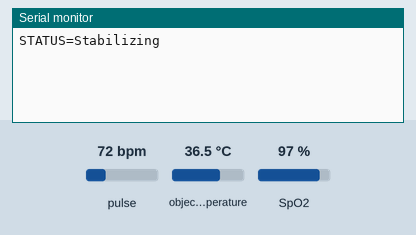
Recording of a sketch running on a simulated ESP32. Shown: the last lines printed to the serial monitor. Inputs (shaded band) come from the test bench; at power-on: object temperature 36.5 °C, SpO2 97 %, pulse 72 bpm. WiFi joins after 1.5 s; servers stay silent unless stated.

Above: at 3.1 s.
3.2 s: object temperature set to 20 °C
At 7.5 s:
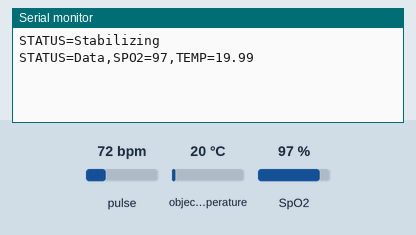
13.7 s: SpO2 set to 80 %
At 14.4 s:
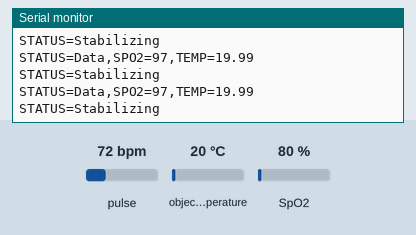
15.2 s: object temperature set to 26 °C
At 18.6 s:
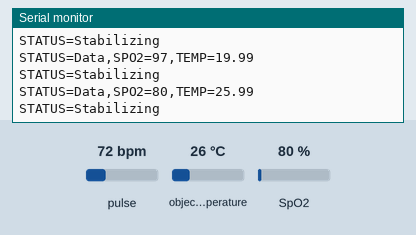

The sketch:

MATLABWiFi_V4.ino
```cpp
#include <Wire.h>
#include <WiFi.h>
#include <WiFiClient.h>
#include <Adafruit_MLX90614.h>
#include "MAX30105.h"
#include "spo2_algorithm.h"

// — Wi-Fi & MATLAB TCP server info —
const char* ssid = "";
const char* password = "";
const char* host = "";
const uint16_t port = 5050;

WiFiClient   client;
MAX30105     particleSensor;
Adafruit_MLX90614 mlx;

// Buffers & results
uint32_t irBuffer[100], redBuffer[100];
int32_t  spo2, heartRate;
int8_t   validSPO2, validHR;

// Reconnect helpers
void ensureWiFi() {
  if (WiFi.status() != WL_CONNECTED) {
    WiFi.disconnect();
    WiFi.begin(ssid, password);
    unsigned long t = millis();
    while (WiFi.status() != WL_CONNECTED && millis() - t < 10000) {
      delay(250);
    }
  }
}
void ensureTCP() {
  if (!client.connected()) {
    client.stop();
    client.connect(host, port);
  }
}

void setup() {
  Serial.begin(115200);
  delay(250);
  Wire.begin(); Wire.setClock(100000);

  // connect Wi-Fi
  WiFi.begin(ssid, password);
  while (WiFi.status() != WL_CONNECTED) {
    delay(250);
  }
  // connect TCP
  client.connect(host, port);

  // init MAX30102
  if (!particleSensor.begin(Wire, I2C_SPEED_STANDARD)) {
    Serial.println("MAX30102 missing"); while (1);
  }
  particleSensor.setup(60, 4, 2, 100, 411, 4096);

  // init MLX90614
  if (!mlx.begin()) {
    Serial.println("MLX90614 missing"); while (1);
  }
}

void loop() {
  ensureWiFi(); ensureTCP();
  if (WiFi.status()!=WL_CONNECTED || !client.connected()) {
    delay(500); return;
  }

  // 1) IR–based finger detect (10-sample avg)
  long sum = 0;
  for (int i=0; i<10; i++) {
    while (!particleSensor.available()) particleSensor.check();
    sum += particleSensor.getIR();
    particleSensor.nextSample();
  }
  float avgIR = sum / 10.0f;

  String msg;
  if (avgIR < 10000) {
    // no finger
    msg = "STATUS=NoFinger\n";
    client.print(msg); Serial.print(msg);
    delay(500);
    return;
  }

  // 2) finger detected → stabilizing
  msg = "STATUS=Stabilizing\n";
  client.print(msg); Serial.print(msg);
  delay(750);

  // 3) collect 100 samples
  for (int i=0; i<100; i++) {
    while (!particleSensor.available()) particleSensor.check();
    redBuffer[i] = particleSensor.getRed();
    irBuffer[i]  = particleSensor.getIR();
    particleSensor.nextSample();
  }

  // 4) compute SpO₂
  maxim_heart_rate_and_oxygen_saturation(
    irBuffer, 100, redBuffer,
    &spo2, &validSPO2, &heartRate, &validHR
  );

  // 5) read temp
  float temp = mlx.readObjectTempC();

  // 6) send data
  msg = "STATUS=Data,"
        "SPO2=" + String(validSPO2 ? spo2 : -1) + ","
        "TEMP=" + String(temp, 2) + "\n";
  client.print(msg); Serial.print(msg);

  delay(250);
}
```

Measured:
- after the input at 3.2 s, the serial monitor: prints a new line after 3.8 s (image 1)
- after the input at 15.2 s, the serial monitor: prints a new line after 2.3 s (image 3)
